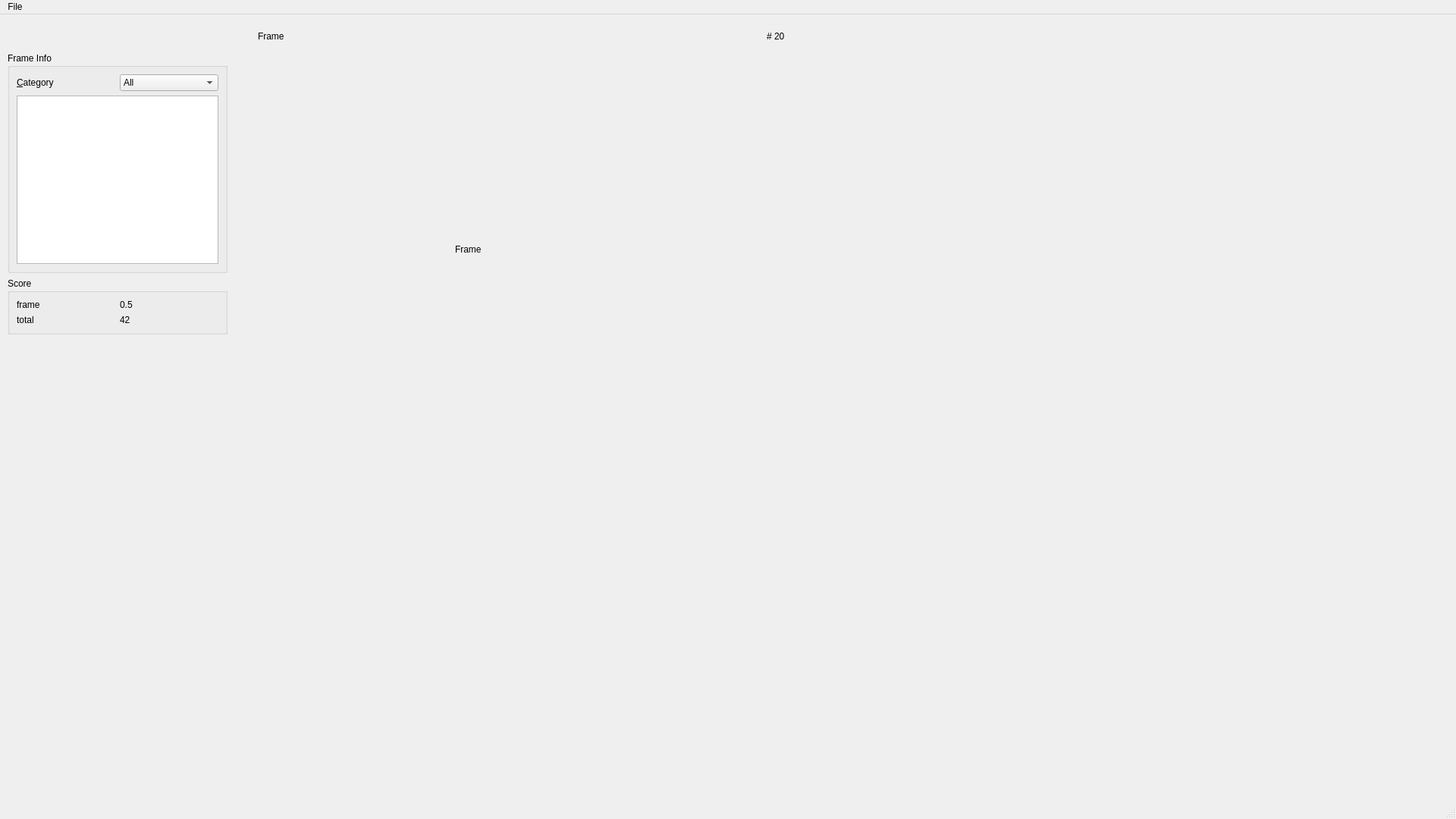
<?xml version="1.0" encoding="UTF-8"?>
<ui version="4.0">
 <class>analyzeGoldenWindow</class>
 <widget class="QMainWindow" name="analyzeGoldenWindow">
  <property name="geometry">
   <rect>
    <x>0</x>
    <y>0</y>
    <width>1920</width>
    <height>1080</height>
   </rect>
  </property>
  <property name="windowTitle">
   <string>Analyze Golden Tool</string>
  </property>
  <widget class="QWidget" name="centralwidget">
   <widget class="QWidget" name="layoutWidget">
    <property name="geometry">
     <rect>
      <x>340</x>
      <y>20</y>
      <width>1335</width>
      <height>18</height>
     </rect>
    </property>
    <layout class="QHBoxLayout" name="horizontalLayout_3">
     <property name="leftMargin">
      <number>0</number>
     </property>
     <item>
      <widget class="QLabel" name="label">
       <property name="text">
        <string>Frame</string>
       </property>
      </widget>
     </item>
     <item>
      <widget class="QLabel" name="label_2">
       <property name="text">
        <string># 20</string>
       </property>
      </widget>
     </item>
    </layout>
   </widget>
   <widget class="QLabel" name="frameLabel">
    <property name="geometry">
     <rect>
      <x>600</x>
      <y>70</y>
      <width>640</width>
      <height>480</height>
     </rect>
    </property>
    <property name="text">
     <string>Frame</string>
    </property>
   </widget>
   <widget class="QWidget" name="layoutWidget">
    <property name="geometry">
     <rect>
      <x>10</x>
      <y>50</y>
      <width>290</width>
      <height>372</height>
     </rect>
    </property>
    <layout class="QVBoxLayout" name="verticalLayout_4">
     <item>
      <widget class="QGroupBox" name="groupBox">
       <property name="title">
        <string>Frame Info</string>
       </property>
       <layout class="QGridLayout" name="gridLayout_2">
        <item row="0" column="0">
         <layout class="QVBoxLayout" name="verticalLayout_3">
          <item>
           <layout class="QHBoxLayout" name="horizontalLayout_2">
            <item>
             <widget class="QLabel" name="label_3">
              <property name="text">
               <string>&amp;Category</string>
              </property>
              <property name="buddy">
               <cstring>comboBox</cstring>
              </property>
             </widget>
            </item>
            <item>
             <widget class="QComboBox" name="comboBox">
              <item>
               <property name="text">
                <string>All</string>
               </property>
              </item>
              <item>
               <property name="text">
                <string>CAR</string>
               </property>
              </item>
              <item>
               <property name="text">
                <string>LANE</string>
               </property>
              </item>
              <item>
               <property name="text">
                <string>PEDESTRAIN</string>
               </property>
              </item>
             </widget>
            </item>
           </layout>
          </item>
          <item>
           <widget class="QTableView" name="candidateTableView"/>
          </item>
         </layout>
        </item>
       </layout>
      </widget>
     </item>
     <item>
      <widget class="QGroupBox" name="groupBox_2">
       <property name="title">
        <string>Score</string>
       </property>
       <layout class="QGridLayout" name="gridLayout">
        <item row="0" column="0">
         <layout class="QHBoxLayout" name="horizontalLayout">
          <item>
           <layout class="QVBoxLayout" name="verticalLayout">
            <item>
             <widget class="QLabel" name="label_4">
              <property name="text">
               <string>frame</string>
              </property>
             </widget>
            </item>
            <item>
             <widget class="QLabel" name="label_6">
              <property name="text">
               <string>total</string>
              </property>
             </widget>
            </item>
           </layout>
          </item>
          <item>
           <layout class="QVBoxLayout" name="verticalLayout_2">
            <item>
             <widget class="QLabel" name="label_5">
              <property name="text">
               <string>0.5</string>
              </property>
             </widget>
            </item>
            <item>
             <widget class="QLabel" name="label_7">
              <property name="text">
               <string>42</string>
              </property>
             </widget>
            </item>
           </layout>
          </item>
         </layout>
        </item>
       </layout>
      </widget>
     </item>
    </layout>
   </widget>
  </widget>
  <widget class="QMenuBar" name="menubar">
   <property name="geometry">
    <rect>
     <x>0</x>
     <y>0</y>
     <width>1920</width>
     <height>22</height>
    </rect>
   </property>
   <widget class="QMenu" name="menuFile">
    <property name="title">
     <string>File</string>
    </property>
    <addaction name="actionChoose_test_file"/>
    <addaction name="actionChoose_golden_file"/>
   </widget>
   <addaction name="menuFile"/>
  </widget>
  <widget class="QStatusBar" name="statusbar"/>
  <action name="actionChoose_test_file">
   <property name="text">
    <string>choose test file</string>
   </property>
  </action>
  <action name="actionChoose_golden_file">
   <property name="text">
    <string>choose golden file</string>
   </property>
  </action>
 </widget>
 <resources/>
 <connections/>
</ui>
